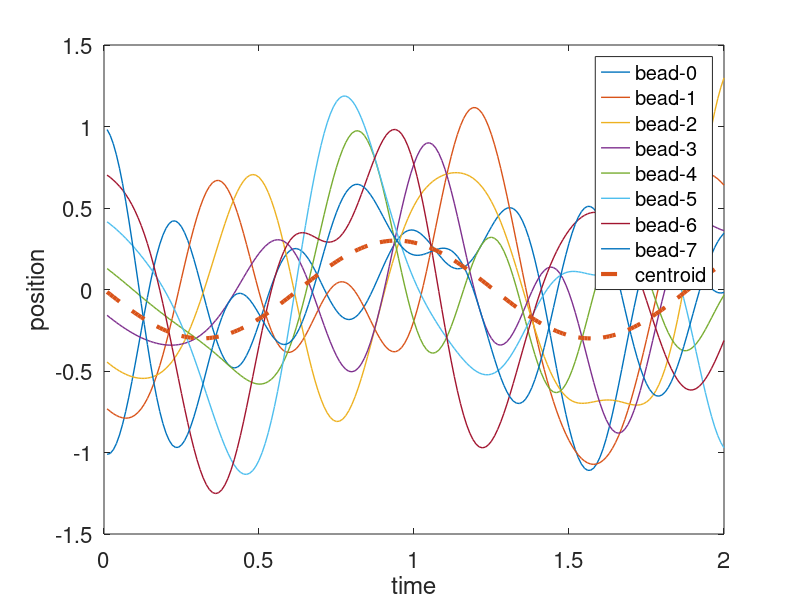

Write MATLAB code to recreate this figure.
clear; close all;
n_beads=8; beta=1; hbar=1; m=1; lambda=5; dt = 0.01; 
omega_n=n_beads/beta/hbar; n_step=200;
C=zeros(n_beads,n_beads);
for j=1:n_beads
    for k=0:n_beads-1
        if k==0
            C(j,k+1)=sqrt(1/n_beads);
        elseif k<=n_beads/2-1
            C(j,k+1)=sqrt(2/n_beads)*cos(2*pi*j*k/n_beads);
        elseif k==n_beads/2
            C(j,k+1)=sqrt(1/n_beads)*(-1)^j;
        else
            C(j,k+1)=sqrt(2/n_beads)*sin(2*pi*j*k/n_beads);
        end
    end
end
p=linspace(-2,-1,n_beads); q=linspace(-1,1,n_beads); qq=zeros(n_step,n_beads);


for step=1:n_step
    p=p-(dt/2)*m*lambda*lambda*q; 
    p_normal=zeros(1,n_beads);
    q_normal=zeros(1,n_beads);
    for k=1:n_beads
        for j=1:n_beads
            p_normal(k)=p_normal(k)+p(j)*C(j,k);
            q_normal(k)=q_normal(k)+q(j)*C(j,k);
        end
    end
    
    for k=0:n_beads-1
        omega_k=2*omega_n*sin(k*pi/n_beads); 
        if k==0
            q_normal(k+1)=(dt/m)*p_normal(k+1)+q_normal(k+1);
        else
            c=cos(omega_k*dt); s=sin(omega_k*dt);
            p_temp=p_normal(k+1);
            q_temp=q_normal(k+1);
            p_normal(k+1)=c*p_temp-m*omega_k*s*q_temp;
            q_normal(k+1)=(1/m/omega_k)*s*p_temp+c*q_temp;
        end
    end
    for j=1:n_beads
        p(j)=0;q(j)=0;
        for k=1:n_beads
            p(j)=p(j)+p_normal(k)*C(j,k);
            q(j)=q(j)+q_normal(k)*C(j,k);
        end
    end
    
    p=p-(dt/2)*m*lambda*lambda*q;
    qq(step,:)=q;
end
figure;
plot((1:n_step)*dt,qq,'linewidth',1);hold on;
plot((1:n_step)*dt,mean(qq,2),'--','linewidth',3);
xlabel('time');
ylabel('position');
legend('bead-0','bead-1','bead-2','bead-3','bead-4','bead-5','bead-6','bead-7','centroid');
set(gca,'fontsize',16);
